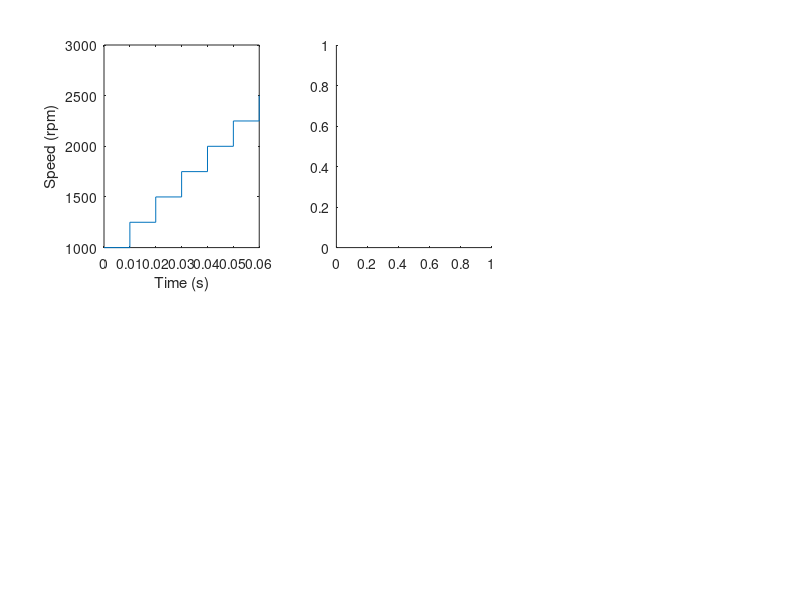

Reproduce this figure in MATLAB. (Note: this script raises an error after producing the figure.)
% clc;clear all;
% max=2000;
% MMF(1:max+1)=-max/2:max/2;
% K1=1;
% K1exp=0.0002;
% K2=2;
% K2exp=0.0002;
% 
% ind=1;
% 
% for ind=1:max+1
%         Ea(ind)=(150)*(1+exp(-K1exp*MMF(ind))*K1-exp(-K2exp*MMF(ind))*K2);
% end
% %Ea(ind)=150+exp(-0.005*u(1))*150-exp(-0.005*u(1))*300;
% %Ea(ind)=u(1)*0.13-u(1)*u(1)*0.00003
% % plot(1:max+1,Ea)
% 
% 
% for ind=1:max+1
%         muap(ind)=10000*exp(-(abs(MMF(ind)-250))*(abs(MMF(ind)-250))/50000);
%         muan(ind)=-10000*exp(-(abs(MMF(ind)+250))*(abs(MMF(ind)+250))/50000);
% end
% 
% hold on;
% plot((-max/2):1:(max/2),muap)
% %plot((-max/2):1:(max/2),muan,'r')
% grid on;
% xlabel('H (A/m)');
% ylabel('Magnetic Susceptibility \chi_m');
% %legend('\chi_m^+','\chi_m^-')

% B(1)=0;
% Hmax=1000;
% Happ=[0:Hmax/4 Hmax:-1:(-Hmax) (-Hmax):1:(Hmax)];
% hold on;
% for ind=2:length(Happ)
%     if (Happ(ind)>Happ(ind-1))
%         munet=(muap(Happ(ind)+(Hmax+1))+1);
%         dB=(Happ(ind)-Happ(ind-1))*munet*(4*pi*1e-7);
%     else
%         munet=(muan(Happ(ind)+(Hmax+1))+1);
%         dB=(-Happ(ind)+Happ(ind-1))*munet*(4*pi*1e-7);
%     end
%     B(ind)=B(ind-1)+dB;
% end
% 
% plot(Happ,B);
% grid('on');
% xlabel('H (A/m)');
% ylabel('B (T)');

subplot(2,3,1)
stairs(0:0.01:0.06,1000:250:2500);
xlabel('Time (s)');ylabel('Speed (rpm)');%axis([0 0.04 0 2500]);
subplot(2,3,2)
plot(IF.time,IF.signals().values)
xlabel('Time (s)');ylabel('IFshunt (A)');%axis([0 0.04 2 5]);
subplot(2,3,3)
plot(IA.time,IA.signals().values)
xlabel('Time (s)');ylabel('IFSeries (A)');%axis([0 0.04 20 65]);
subplot(2,3,4)
plot(PermeanceVm.time,PermeanceVm.signals().values)
xlabel('Time (s)');ylabel('Net MMF(A.t)');%axis([0 0.04 2000 6500]);
subplot(2,3,5)
plot(EA.time,EA.signals().values)
xlabel('Time (s)');ylabel('Net EMF(V)');%axis([0 0.04 50 175]);
subplot(2,3,6)
plot(VT.time,VT.signals().values)
xlabel('Time (s)');ylabel('Terminal Voltage (V)');%axis([0 0.04 50 150]);

% subplot(2,1,1)
% mmf=ScopeData5.signals(1,1).values;
% emf=ScopeData5.signals(1,5).values;
% plot(mmf,emf);
% ylabel('Generated EMF (V)');xlabel('Net MMF (A)');
%axis([400 2200 0 150]);
% subplot(2,1,2)
% plot(ScopeData5.time,ScopeData5.signals(1,5).values)
% xlabel('Time (s)');ylabel('Terminal Voltage (V)');%axis([0 0.04 50 150]);
